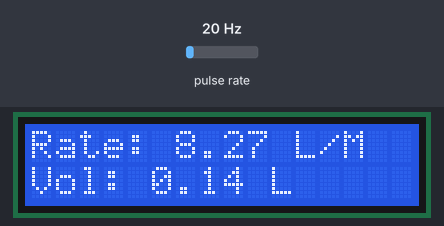
A sketch run on a simulated Arduino Uno, built with avr-gcc and run on an emulated ATmega328P. Parts: 16×2 character LCD. Wiring (inferred from the names in the program): pulse sensor: data pin 2. The test bench sets the inputs (shaded band); at power-on: pulse rate 20 Hz. What the sketch prints to the serial monitor is not drawn.

Above: at 3.7 s.
3.8 s: pulse rate (sensor on pin 2) set to 4 Hz
At 4.7 s:
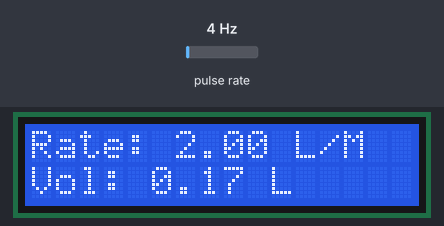
6.6 s: pulse rate (sensor on pin 2) set to 50 Hz
At 7.9 s:
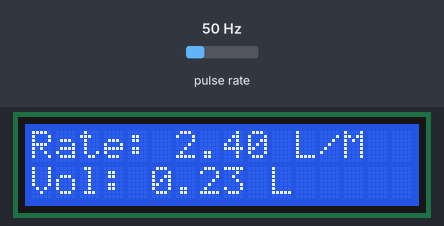
9.6 s: pulse rate (sensor on pin 2) set to 100 Hz
At 10.6 s:
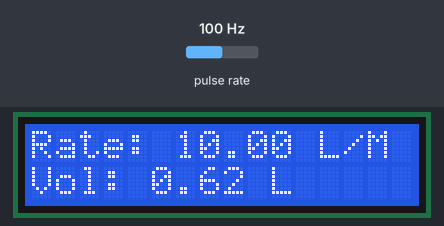
Timing chart, 0 to 12.6 s (numbered marks = the images above; inputs shaded):
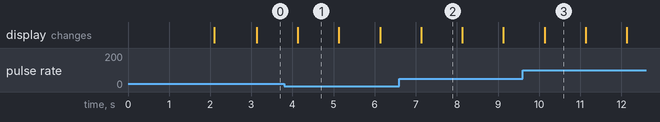

The sketch:

Flow_Water_Sensor_2.ino.ino
```cpp
#include <Wire.h>
#include <hd44780.h>
#include <hd44780ioClass/hd44780_I2Cexp.h>

hd44780_I2Cexp lcd;

volatile int flow_frequency = 0;
float vol = 0.0, l_minute = 0.0;
const int flowsensorPin = 2; // Sesuaikan pin sensor jika perlu
unsigned long currentTime;
unsigned long cloopTime;

// Fungsi interrupt untuk menghitung frekuensi pulsa dari sensor
void flow() {
  flow_frequency++;
}

void setup() {
  Serial.begin(9600);
  pinMode(flowsensorPin, INPUT_PULLUP);
  attachInterrupt(digitalPinToInterrupt(flowsensorPin), flow, RISING);

  lcd.begin(16, 2); // Inisialisasi LCD dengan 16 kolom dan 2 baris
  lcd.clear();
  lcd.print(F("Subscribe my YT"));
  lcd.setCursor(0, 1);
  lcd.print(F("Mr Controllers Noobs"));

  delay(2000); // Biarkan pesan awal tampil selama 2 detik
  lcd.clear();

  currentTime = millis();
  cloopTime = currentTime;
}

void loop() {
  currentTime = millis();

  // Setiap detik, hitung laju aliran dan volume total
  if (currentTime >= (cloopTime + 1000)) {
    cloopTime = currentTime;

    if (flow_frequency != 0) {
      l_minute = (flow_frequency / 7.5); // Konversi ke L/min
      vol += l_minute / 60; // Update volume total dalam liter
    } else {
      l_minute = 0; // Jika tidak ada aliran, set l_minute ke 0
    }

    flow_frequency = 0; // Reset frekuensi untuk siklus berikutnya

    // Tampilkan informasi di LCD
    lcd.clear();
    lcd.setCursor(0, 0);
    lcd.print("Rate: ");
    lcd.print(l_minute);
    lcd.print(" L/M");
    lcd.setCursor(0, 1);
    lcd.print("Vol: ");
    lcd.print(vol);
    lcd.print(" L");

    // Tampilkan juga di Serial Monitor
    Serial.print("Laju Aliran: ");
    Serial.print(l_minute);
    Serial.println(" L/M");
    Serial.print("Volume: ");
    Serial.print(vol);
    Serial.println(" L");
  }
}
```

Measured:
- what the display in image 1 shows lasts 1.0 s, from 4.1 s to 5.1 s
